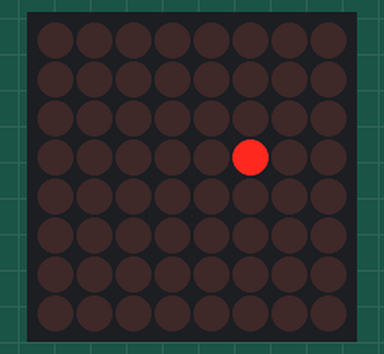
This sketch was run on a simulated Arduino Uno, built with avr-gcc and run on an emulated ATmega328P. Parts: 8×8 LED matrix. Wiring (inferred from the names in the program): LED matrix (orientation assumed): rows A3, A2, A1, A0, pin 8, pin 9, pin 10, pin 11; columns pin 0, pin 1, pin 2, pin 3, pin 4, pin 5, pin 6, pin 7. Random numbers use the default seed unless the sketch sets one.

Above: at 1.31 s.
At 5.85 s:
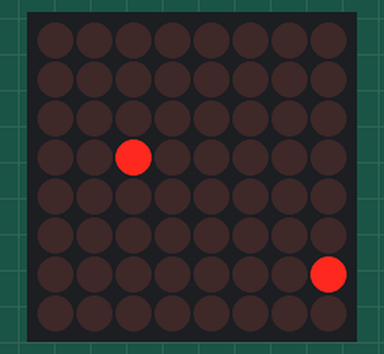
At 14.2 s:
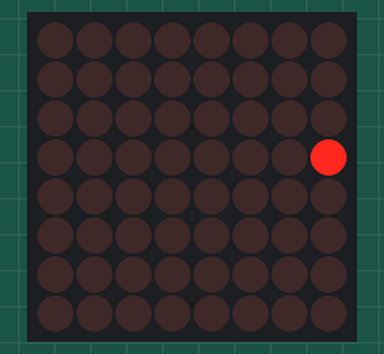
At 18.34 s:
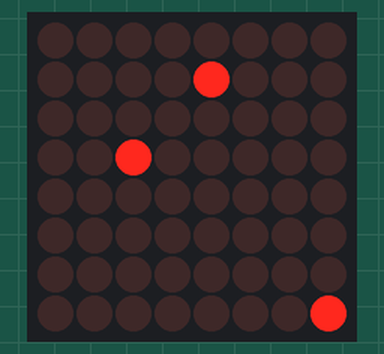
At 24.7 s:
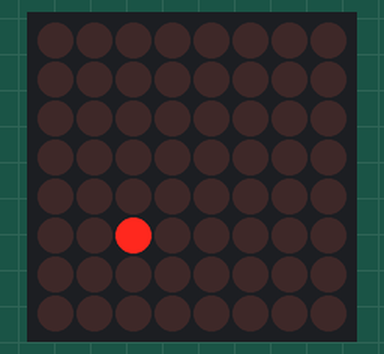
At 30.7 s:
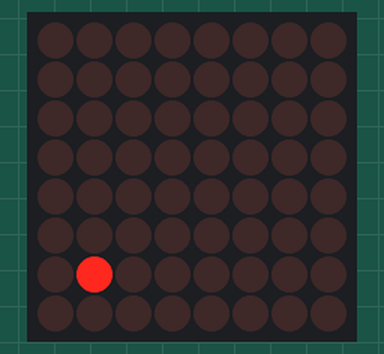

The sketch:

MatrixRain.ino
```cpp
int columns[] = { 0, 1, 2, 3, 4, 5, 6, 7 };
int rows[] = { A3, A2, A1, A0, 8, 9, 10, 11 };

unsigned long lastDropTime = 0;
int nextDropInterval = 0;
word trails[8] = {};
word grid[8] = {};

void setup() {
	randomSeed(analogRead(5));

	for (int i = 0; i < 8; ++i) {
		pinMode(columns[i], OUTPUT);
		pinMode(rows[i], OUTPUT);
	}
}

void loop() {
	unsigned long now = millis();

	// TODO: add trails... will might need to precompute the grid

	for (int r = 0; r < 8; ++r)
	{
		digitalWrite(rows[r], HIGH);

		for (int c = 0; c < 8; ++c)
		{
			byte falling = getGridValue(grid, r, c);
			if (falling)
			{
				digitalWrite(columns[c], HIGH);

				if (random(1024) < (2 << falling))
				{
					grid[r] &= ~(3 << (c * 2));
					setGridValue(trails, r, c, 3);
					if (r < 7)
						dropOntoGrid(r + 1, c, falling);
				}
			}
		}

		delayMicroseconds(4);

		for (int c = 0; c < 8; ++c)
		{
			byte trail = getGridValue(trails, r, c);
			if (trail)
			{
				if (now % trail != 0)
					digitalWrite(columns[c], HIGH);

				if (now % 45 == 0)
					setGridValue(trails, r, c, trail - 1);
			}
		}

		delayMicroseconds(2);

		digitalWrite(rows[r], LOW);

		for (int c = 0; c < 8; ++c)
			digitalWrite(columns[c], LOW);
	}

	if (now - lastDropTime > nextDropInterval) {
		nextDropInterval = random(768);
		dropOntoGrid(random(8), random(8), random(4));
		lastDropTime = now;
	}
}

byte getGridValue(const word * grid, int row, int column)
{
	return (grid[row] >> (column * 2)) & 3;
}

void setGridValue(word * grid, int row, int column, byte value)
{
	grid[row] &= ~(3 << (column * 2));
	grid[row] |= value << (column * 2);
}

void dropOntoGrid(int row, int column, byte fallingSpeed)
{
	setGridValue(grid, row, column, max(fallingSpeed, getGridValue(grid, row, column)));
}
```

Measured:
- what the display in image 0 shows lasts 0.4 s, from 1.1 s to 1.5 s
- what the display in image 2 shows lasts 0.5 s, from 14.2 s to 14.7 s
- what the display in image 5 shows lasts 0.8 s, from 30.6 s to 31.4 s
